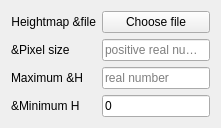
           <widget class="QWidget" name="page_Heightmap">
            <layout class="QGridLayout" name="gridLayout_4">
             <item row="0" column="0">
              <layout class="QFormLayout" name="formLayout_6">
               <item row="0" column="0">
                <widget class="QLabel" name="hmapFileLable">
                 <property name="text">
                  <string>Heightmap &amp;file</string>
                 </property>
                 <property name="alignment">
                  <set>Qt::AlignRight|Qt::AlignTrailing|Qt::AlignVCenter</set>
                 </property>
                 <property name="buddy">
                  <cstring>chunkSizeBox</cstring>
                 </property>
                </widget>
               </item>
               <item row="0" column="1">
                <widget class="QPushButton" name="hmapFileButton">
                 <property name="text">
                  <string>Choose file</string>
                 </property>
                </widget>
               </item>
               <item row="1" column="0">
                <widget class="QLabel" name="hmapPixelSizeLable">
                 <property name="text">
                  <string>&amp;Pixel size</string>
                 </property>
                 <property name="buddy">
                  <cstring>xOffsetEdit</cstring>
                 </property>
                </widget>
               </item>
               <item row="1" column="1">
                <widget class="QLineEdit" name="hmapPixelSizeEdit">
                 <property name="sizePolicy">
                  <sizepolicy hsizetype="Preferred" vsizetype="Fixed">
                   <horstretch>0</horstretch>
                   <verstretch>0</verstretch>
                  </sizepolicy>
                 </property>
                 <property name="text">
                  <string/>
                 </property>
                 <property name="placeholderText">
                  <string>positive real number</string>
                 </property>
                </widget>
               </item>
               <item row="2" column="0">
                <widget class="QLabel" name="hmapMaxHLable">
                 <property name="text">
                  <string>Maximum &amp;H</string>
                 </property>
                 <property name="buddy">
                  <cstring>yOffsetEdit</cstring>
                 </property>
                </widget>
               </item>
               <item row="2" column="1">
                <widget class="QLineEdit" name="hmapMaxHEdit">
                 <property name="sizePolicy">
                  <sizepolicy hsizetype="Preferred" vsizetype="Fixed">
                   <horstretch>0</horstretch>
                   <verstretch>0</verstretch>
                  </sizepolicy>
                 </property>
                 <property name="text">
                  <string/>
                 </property>
                 <property name="placeholderText">
                  <string>real number</string>
                 </property>
                </widget>
               </item>
               <item row="3" column="0">
                <widget class="QLabel" name="hmapMinHLable">
                 <property name="text">
                  <string>&amp;Minimum H</string>
                 </property>
                 <property name="buddy">
                  <cstring>zOffsetEdit</cstring>
                 </property>
                </widget>
               </item>
               <item row="3" column="1">
                <widget class="QLineEdit" name="hmapMinHEdit">
                 <property name="sizePolicy">
                  <sizepolicy hsizetype="Preferred" vsizetype="Fixed">
                   <horstretch>0</horstretch>
                   <verstretch>0</verstretch>
                  </sizepolicy>
                 </property>
                 <property name="text">
                  <string>0</string>
                 </property>
                 <property name="placeholderText">
                  <string>real number</string>
                 </property>
                </widget>
               </item>
              </layout>
             </item>
            </layout>
           </widget>
